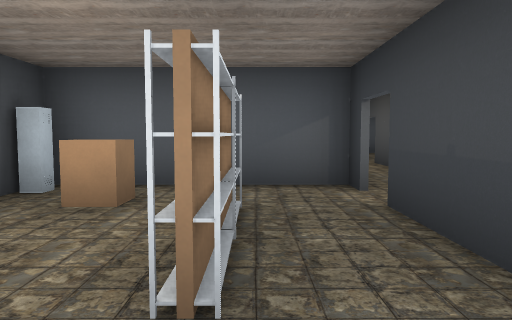
[1] (above)

17 first-person views from a walk through a Godot game level. The camera is 1.3 m above the floor, tilts 4° down and sees 70° across. The floor is counted in squares, 2 m on a side. Each view is taken from the middle of a square. On the plan, view 1 faces up. The plan holds only what a view shows up to about 11 squares ahead; the rest is blank. Characters and animated objects are left out. Door leaves are left out where a doorway can be walked through. Some surface patterns are stand-ins.

[2]
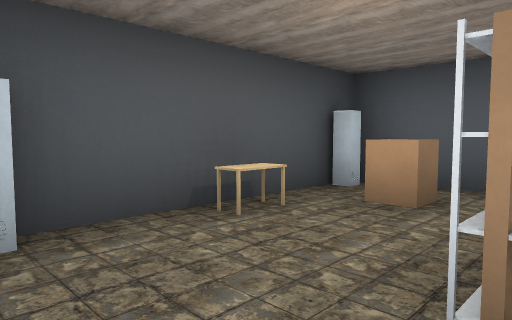

[3]
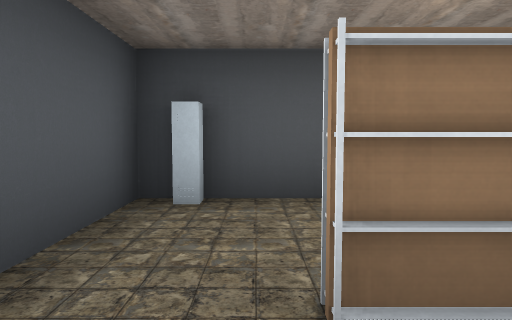

[4]
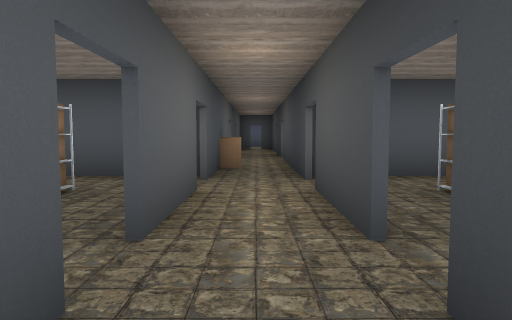

[5]
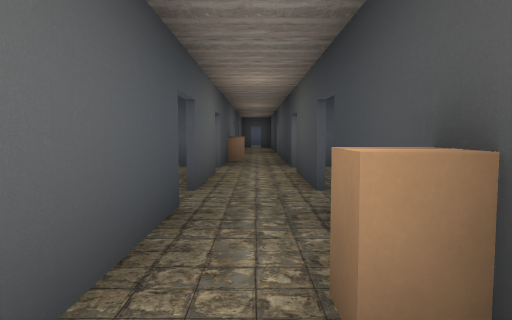

[6]
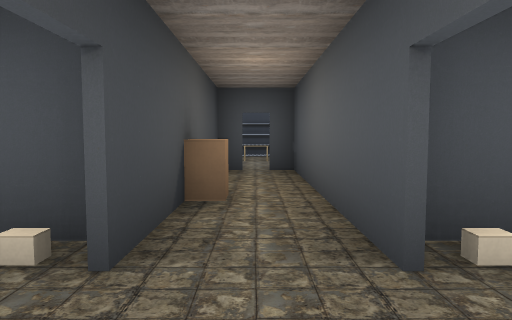

[7]
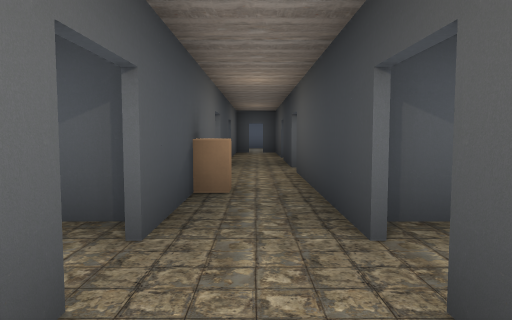

[8]
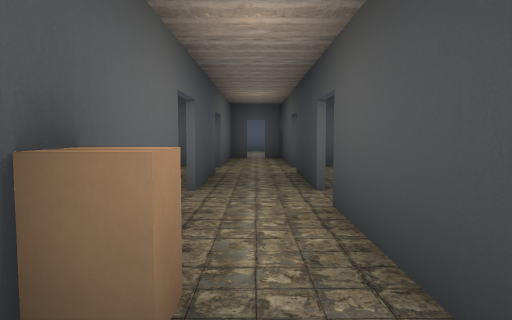

[9]
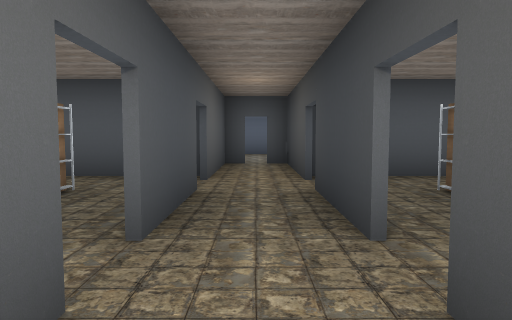

[10]
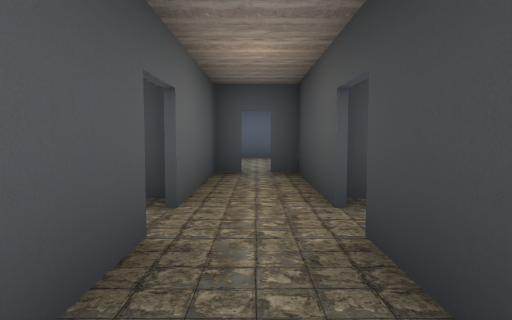

[11]
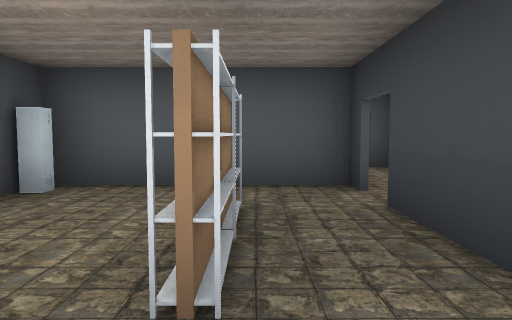

[12]
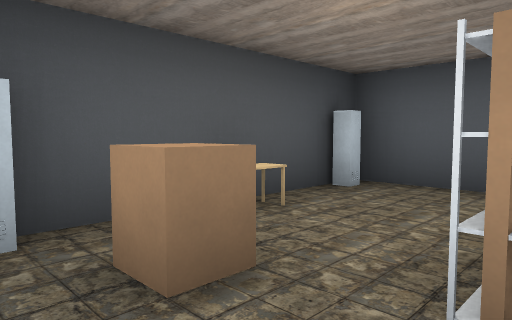

[13]
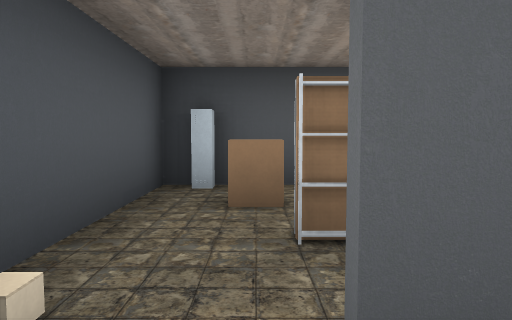

[14]
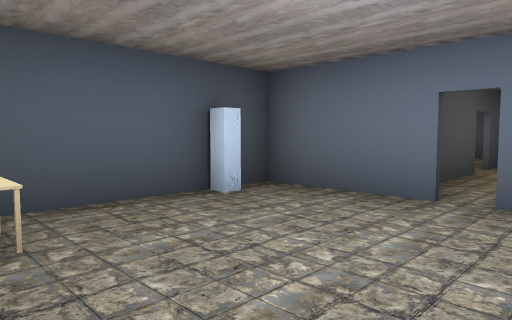

[15]
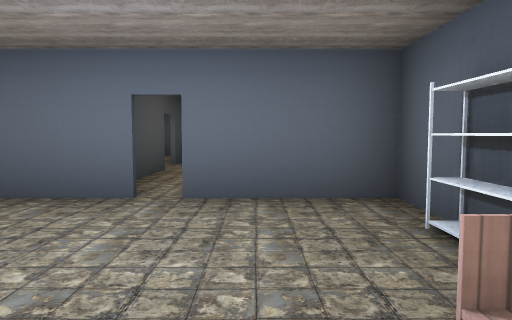

[16]
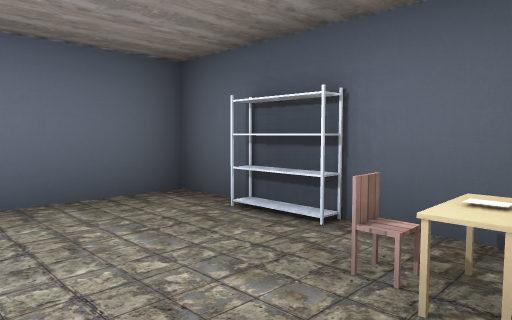

[17]
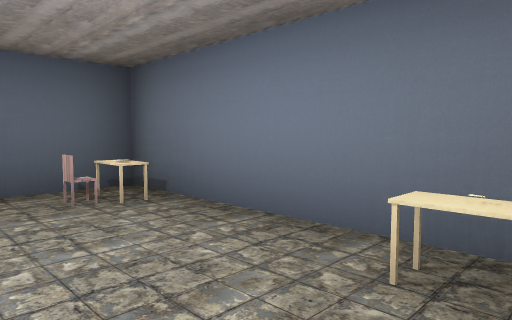

### Floor plan
Ten units are one square. View 1 is at (0, 0); x grows to the right and y downward. Boxes are objects, and circles mark ways between rooms. Rooms are numbered by the first view taken in them; rooms with no view inside come last. Other rooms are left out.
<svg viewBox="-40 -200 90 255">
<path fill="none" stroke="#000" d="M12 -16 12 -34M-27 -35 -27 -5M-20 2 10 2M12 -47 -26 -47M28 20 23 20 23 15 28 15M13 -4 13 47 18 47M21 47 27 47 27 -4M27 -41 27 -84M12 -41 12 -47M17 -65 17 -60 12 -60M13 -34 13 -11M13 -84 13 -41M27 -11 27 -34M12 -96 12 -114M-27 -115 -27 -85M-20 -78 4 -78M12 -127 -26 -127M34 -192 -5 -192 -5 -153 18 -153M21 -153 44 -153 44 -185M27 -121 27 -152 22 -152M12 -121 12 -127M13 -114 13 -91M27 -91 27 -114M19 -152 13 -152 13 -121"/>
<rect x="-35" y="-5" width="10" height="10" fill="#bbb"><title>locker</title></rect>
<rect x="-35" y="-45" width="10" height="10" fill="#bbb"><title>locker</title></rect>
<rect x="-25" y="-25" width="10" height="10" fill="#bbb"><title>desk</title></rect>
<rect x="-25" y="-45" width="10" height="10" fill="#bbb"><title>box</title></rect>
<rect x="-5" y="-25" width="10" height="10" fill="#bbb"><title>shelf</title></rect>
<rect x="-5" y="-35" width="10" height="10" fill="#bbb"><title>shelf</title></rect>
<rect x="-35" y="-85" width="10" height="10" fill="#bbb"><title>locker</title></rect>
<rect x="-35" y="-125" width="10" height="10" fill="#bbb"><title>locker</title></rect>
<rect x="-25" y="-95" width="10" height="10" fill="#bbb"><title>box</title></rect>
<rect x="-25" y="-105" width="10" height="10" fill="#bbb"><title>desk</title></rect>
<rect x="-5" y="-105" width="10" height="10" fill="#bbb"><title>shelf</title></rect>
<rect x="-5" y="-115" width="10" height="10" fill="#bbb"><title>shelf</title></rect>
<rect x="-5" y="-175" width="10" height="10" fill="#bbb"><title>shelf</title></rect>
<rect x="-5" y="-185" width="10" height="10" fill="#bbb"><title>chair</title></rect>
<rect x="-5" y="-195" width="10" height="10" fill="#bbb"><title>desk</title></rect>
<rect x="35" y="-165" width="10" height="10" fill="#bbb"><title>locker</title></rect>
<rect x="35" y="-195" width="10" height="10" fill="#bbb"><title>desk</title></rect>
<circle cx="10" cy="-10" r="3" fill="#2a7"/>
<circle cx="10" cy="-40" r="3" fill="#2a7"/>
<circle cx="20" cy="-25" r="3" fill="#2a7"/>
<circle cx="10" cy="-90" r="3" fill="#2a7"/>
<circle cx="20" cy="-105" r="3" fill="#2a7"/>
<circle cx="10" cy="-120" r="3" fill="#2a7"/>
<circle cx="20" cy="-150" r="3" fill="#2a7"/>
<text x="-10" y="-20">1</text>
<text x="20" y="10">2</text>
<text x="20" y="-50">3</text>
<text x="-10" y="-100">4</text>
<text x="20" y="-180">5</text>
<text x="20" y="-120">6</text>
</svg>
Room 1 opens to room 2. Room 1 opens to room 3. Room 2 opens to room 3. Room 3 opens to room 4. Room 3 opens to room 6. Room 4 opens to room 6. Room 5 opens to room 6.

Where each view was taken, in squares from view 1:
view 1: 0 up, 0 right, facing up
view 2: 0 up, 0 right, facing up-left
view 3: 1 up, 1 right, facing left
view 4: 1 down, 2 right, facing up
view 5: 3 down, 2 right, facing up
view 6: 2 up, 2 right, facing down
view 7: 2 up, 2 right, facing up
view 8: 5 up, 2 right, facing up
view 9: 7 up, 2 right, facing up
view 10: 9 up, 2 right, facing up
view 11: 8 up, 0 right, facing up
view 12: 8 up, 0 right, facing up-left
view 13: 9 up, 2 right, facing left
view 14: 19 up, 1 right, facing down-right
view 15: 19 up, 1 right, facing down
view 16: 19 up, 2 right, facing down-left
view 17: 17 up, 4 right, facing up-left
